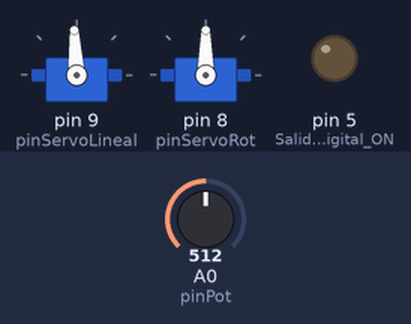
This sketch was run on a simulated Arduino Uno, built with avr-gcc and run on an emulated ATmega328P. On the bench: 2 × servo, output pins drawn as LEDs (lit = HIGH). Inputs (shaded band) come from the test bench; at power-on: A0 (pinPot) = 512.

Above: at 4.7 s.
4.8 s: A0 (pinPot) set to 716
At 5.5 s:
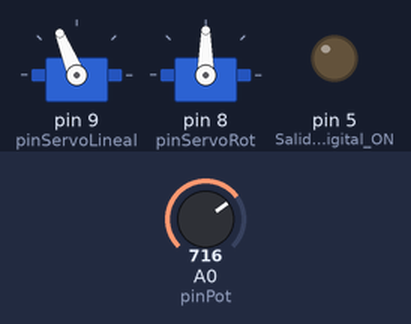
7.8 s: A0 (pinPot) set to 900
At 8.8 s:
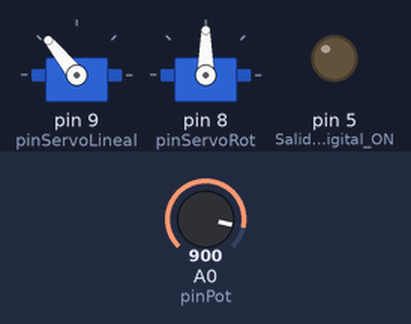
10.8 s: A0 (pinPot) set to 1023
At 12.0 s:
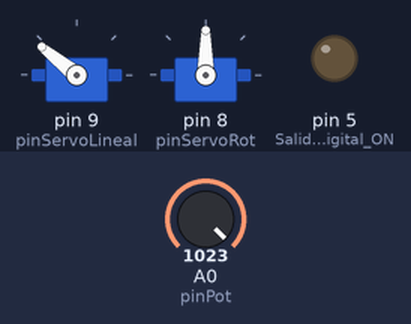
13.8 s: A0 (pinPot) set to 511
At 16.6 s:
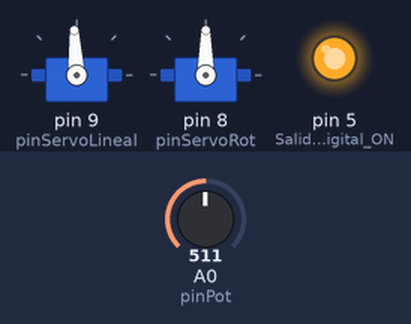
16.8 s: A0 (pinPot) set to 306
At 18.8 s:
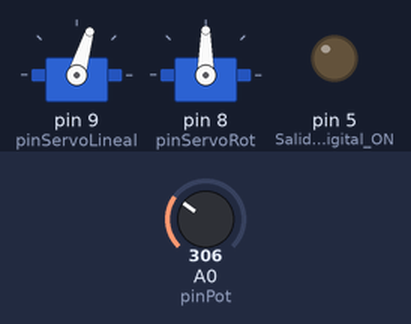
Timing chart, 0 to 20.8 s (numbered marks = the images above; inputs shaded):
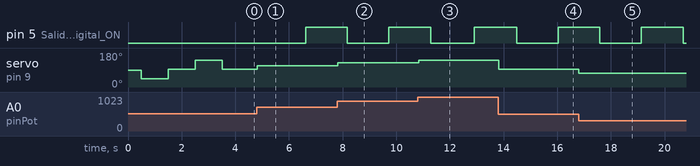

The sketch:

AutoAshtom.ino
```cpp
#include <SoftwareSerial.h>
#include <Servo.h>


SoftwareSerial sergiob(10,11);
int value;
int bt;

boolean varCambio=false;//true -> modo bluetooth, false-> modo potenciometro

byte contled=0;
boolean led=false;


byte pinServoLineal=9;
byte pinServoRot=8;
byte pinPot=A0;
Servo miservo1;
Servo miservo2;
int posicion1=0;
int posicion2=0;

void setup() {
  //Serial.begin(9600);
  sergiob.begin(9600);

  pinMode(5,OUTPUT);//Salida Digital ON/OFF HIGH/LOW 5V/0V

  miservo1.attach(pinServoLineal);//pin 9
  miservo2.attach(pinServoRot);
  //pinMode(pinPot,INPUT);

  delay(500);

  miservo1.writeMicroseconds(1000);
  //miservo2.write(0);
  delay(1000);
  miservo1.writeMicroseconds(1500);
  //miservo2.write(90);
  delay(1000);
  miservo1.writeMicroseconds(2000);
  //miservo2.write(180);
  delay(1000);


}

void loop() {

  if(sergiob.available()>0){//173 -> 1... 7... ultimo ->3
  char ch=sergiob.read();
  if(isDigit(ch)&&varCambio==true){
  value=value*10+(ch-'0');
  }
  else if(ch==32){
  bt=map(value,0,180,1000,2000);
  miservo1.writeMicroseconds(bt);
  sergiob.print("he impreso en el servo: ");
  sergiob.println(bt);
  //sergiob.println(miservo1.read());
    value=0;
  }

  if(ch==109){//m->cambio de modo
    sergiob.println("cambio");
    varCambio=!varCambio;
    contled=0;
    }

  }


  if(varCambio==false){//modo potenciometro
  posicion1=analogRead(pinPot);//entre 0 y 1023
  //posicion2=analogRead(pinPot);

  sergiob.print(posicion1);
  sergiob.print(" ");

  //posicion2=map(posicion2,0,1023,0,180);// 0-1023 a 0-180
  //miservo2.write(posicion2);

  //sergiob.print(posicion2);
  //sergiob.print(" ");

  posicion1=map(posicion1,0,1023,1000,2000);
  miservo1.writeMicroseconds(posicion1);

  sergiob.println(posicion1);//512 1500 <- se ve esto en monitor serie
  }

  if(contled==50&&varCambio==false){// al cabo de 1s en modo potenciometro
  if(led){//led es variable true/false que me indica si el led se ha encendido o no
  digitalWrite(5,HIGH);//enciendo puerto en pin 5
  contled=0;led=false;
  }else{
    digitalWrite(5,LOW);contled=0;led=true;
    }
  }

  if(contled==25&&varCambio==true){// al cabo de 0.5s en modo bluetooth
    if(led){
  digitalWrite(5,HIGH);
  contled=0;led=false;
  }else{
    digitalWrite(5,LOW);contled=0;led=true;
    }
  }

  contled+=1;//aumenta en 1 el valor
  delay(20);//20ms

  //sergiob.println(contled);
}
```

Measured:
- after the input at 4.8 s, servo on pin 9 (pinServoLineal): 93° → 112° at once
- after the input at 7.8 s, servo on pin 9 (pinServoLineal): 112° → 129° at once
- after the input at 10.8 s, servo on pin 9 (pinServoLineal): 129° → 141° at once
- after the input at 13.8 s, servo on pin 9 (pinServoLineal): 141° → 93° at once
- after the input at 16.8 s, servo on pin 9 (pinServoLineal): 93° → 73° at once
